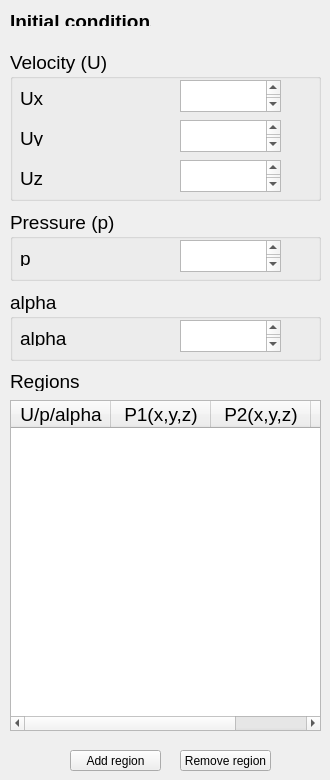
     <widget class="QWidget" name="InitialPage">
      <widget class="QLabel" name="label_16">
       <property name="geometry">
        <rect>
         <x>10</x>
         <y>10</y>
         <width>141</width>
         <height>16</height>
        </rect>
       </property>
       <property name="font">
        <font>
         <pointsize>14</pointsize>
        </font>
       </property>
       <property name="text">
        <string>&lt;html&gt;&lt;head/&gt;&lt;body&gt;&lt;p&gt;&lt;span style=&quot; font-weight:600;&quot;&gt;Initial conditions&lt;/span&gt;&lt;/p&gt;&lt;/body&gt;&lt;/html&gt;</string>
       </property>
      </widget>
      <widget class="QGroupBox" name="groupBox_3">
       <property name="geometry">
        <rect>
         <x>10</x>
         <y>50</y>
         <width>311</width>
         <height>151</height>
        </rect>
       </property>
       <property name="font">
        <font>
         <pointsize>14</pointsize>
        </font>
       </property>
       <property name="title">
        <string>Velocity (U)</string>
       </property>
       <widget class="QLabel" name="B1_Label_8">
        <property name="geometry">
         <rect>
          <x>10</x>
          <y>40</y>
          <width>131</width>
          <height>16</height>
         </rect>
        </property>
        <property name="font">
         <font>
          <pointsize>14</pointsize>
         </font>
        </property>
        <property name="text">
         <string>Ux</string>
        </property>
        <property name="alignment">
         <set>Qt::AlignLeading|Qt::AlignLeft|Qt::AlignVCenter</set>
        </property>
        <property name="wordWrap">
         <bool>true</bool>
        </property>
       </widget>
       <widget class="QTextEdit" name="B1_TEdit_8">
        <property name="geometry">
         <rect>
          <x>170</x>
          <y>30</y>
          <width>101</width>
          <height>32</height>
         </rect>
        </property>
        <property name="font">
         <font>
          <pointsize>14</pointsize>
         </font>
        </property>
        <property name="styleSheet">
         <string notr="true">QPushButton#SetWorkDirBut { background-color: rgb(255, 255, 255) }</string>
        </property>
        <property name="tabChangesFocus">
         <bool>true</bool>
        </property>
        <property name="acceptRichText">
         <bool>false</bool>
        </property>
       </widget>
       <widget class="QLabel" name="B1_Label_9">
        <property name="geometry">
         <rect>
          <x>10</x>
          <y>80</y>
          <width>131</width>
          <height>16</height>
         </rect>
        </property>
        <property name="font">
         <font>
          <pointsize>14</pointsize>
         </font>
        </property>
        <property name="text">
         <string>Uy</string>
        </property>
        <property name="alignment">
         <set>Qt::AlignLeading|Qt::AlignLeft|Qt::AlignVCenter</set>
        </property>
        <property name="wordWrap">
         <bool>true</bool>
        </property>
       </widget>
       <widget class="QTextEdit" name="B1_TEdit_9">
        <property name="geometry">
         <rect>
          <x>170</x>
          <y>70</y>
          <width>101</width>
          <height>32</height>
         </rect>
        </property>
        <property name="font">
         <font>
          <pointsize>14</pointsize>
         </font>
        </property>
        <property name="styleSheet">
         <string notr="true">QPushButton#SetWorkDirBut { background-color: rgb(255, 255, 255) }</string>
        </property>
        <property name="tabChangesFocus">
         <bool>true</bool>
        </property>
        <property name="acceptRichText">
         <bool>false</bool>
        </property>
       </widget>
       <widget class="QTextEdit" name="B1_TEdit_10">
        <property name="geometry">
         <rect>
          <x>170</x>
          <y>110</y>
          <width>101</width>
          <height>32</height>
         </rect>
        </property>
        <property name="font">
         <font>
          <pointsize>14</pointsize>
         </font>
        </property>
        <property name="styleSheet">
         <string notr="true">QPushButton#SetWorkDirBut { background-color: rgb(255, 255, 255) }</string>
        </property>
        <property name="tabChangesFocus">
         <bool>true</bool>
        </property>
        <property name="acceptRichText">
         <bool>false</bool>
        </property>
       </widget>
       <widget class="QLabel" name="B1_Label_10">
        <property name="geometry">
         <rect>
          <x>10</x>
          <y>120</y>
          <width>131</width>
          <height>16</height>
         </rect>
        </property>
        <property name="font">
         <font>
          <pointsize>14</pointsize>
         </font>
        </property>
        <property name="text">
         <string>Uz</string>
        </property>
        <property name="alignment">
         <set>Qt::AlignLeading|Qt::AlignLeft|Qt::AlignVCenter</set>
        </property>
        <property name="wordWrap">
         <bool>true</bool>
        </property>
       </widget>
      </widget>
      <widget class="QGroupBox" name="groupBox_4">
       <property name="geometry">
        <rect>
         <x>10</x>
         <y>210</y>
         <width>311</width>
         <height>71</height>
        </rect>
       </property>
       <property name="font">
        <font>
         <pointsize>14</pointsize>
        </font>
       </property>
       <property name="title">
        <string>Pressure (p)</string>
       </property>
       <widget class="QLabel" name="B1_Label_11">
        <property name="geometry">
         <rect>
          <x>10</x>
          <y>40</y>
          <width>131</width>
          <height>16</height>
         </rect>
        </property>
        <property name="font">
         <font>
          <pointsize>14</pointsize>
         </font>
        </property>
        <property name="text">
         <string>p</string>
        </property>
        <property name="alignment">
         <set>Qt::AlignLeading|Qt::AlignLeft|Qt::AlignVCenter</set>
        </property>
        <property name="wordWrap">
         <bool>true</bool>
        </property>
       </widget>
       <widget class="QTextEdit" name="B1_TEdit_11">
        <property name="geometry">
         <rect>
          <x>170</x>
          <y>30</y>
          <width>101</width>
          <height>32</height>
         </rect>
        </property>
        <property name="font">
         <font>
          <pointsize>14</pointsize>
         </font>
        </property>
        <property name="styleSheet">
         <string notr="true">QPushButton#SetWorkDirBut { background-color: rgb(255, 255, 255) }</string>
        </property>
        <property name="tabChangesFocus">
         <bool>true</bool>
        </property>
        <property name="acceptRichText">
         <bool>false</bool>
        </property>
       </widget>
      </widget>
      <widget class="QGroupBox" name="groupBox_5">
       <property name="geometry">
        <rect>
         <x>10</x>
         <y>290</y>
         <width>311</width>
         <height>71</height>
        </rect>
       </property>
       <property name="font">
        <font>
         <pointsize>14</pointsize>
        </font>
       </property>
       <property name="title">
        <string>alpha</string>
       </property>
       <widget class="QLabel" name="B1_Label_12">
        <property name="geometry">
         <rect>
          <x>10</x>
          <y>40</y>
          <width>131</width>
          <height>16</height>
         </rect>
        </property>
        <property name="font">
         <font>
          <pointsize>14</pointsize>
         </font>
        </property>
        <property name="text">
         <string>alpha</string>
        </property>
        <property name="alignment">
         <set>Qt::AlignLeading|Qt::AlignLeft|Qt::AlignVCenter</set>
        </property>
        <property name="wordWrap">
         <bool>true</bool>
        </property>
       </widget>
       <widget class="QTextEdit" name="B1_TEdit_12">
        <property name="geometry">
         <rect>
          <x>170</x>
          <y>30</y>
          <width>101</width>
          <height>32</height>
         </rect>
        </property>
        <property name="font">
         <font>
          <pointsize>14</pointsize>
         </font>
        </property>
        <property name="styleSheet">
         <string notr="true">QPushButton#SetWorkDirBut { background-color: rgb(255, 255, 255) }</string>
        </property>
        <property name="tabChangesFocus">
         <bool>true</bool>
        </property>
        <property name="acceptRichText">
         <bool>false</bool>
        </property>
       </widget>
      </widget>
      <widget class="QTableWidget" name="GeoB_InterfaceTable_5">
       <property name="geometry">
        <rect>
         <x>10</x>
         <y>400</y>
         <width>311</width>
         <height>331</height>
        </rect>
       </property>
       <property name="alternatingRowColors">
        <bool>true</bool>
       </property>
       <column>
        <property name="text">
         <string>U/p/alpha</string>
        </property>
        <property name="font">
         <font>
          <pointsize>14</pointsize>
         </font>
        </property>
        <property name="textAlignment">
         <set>AlignCenter</set>
        </property>
       </column>
       <column>
        <property name="text">
         <string>P1(x,y,z)</string>
        </property>
        <property name="font">
         <font>
          <pointsize>14</pointsize>
         </font>
        </property>
        <property name="textAlignment">
         <set>AlignCenter</set>
        </property>
       </column>
       <column>
        <property name="text">
         <string>P2(x,y,z)</string>
        </property>
        <property name="font">
         <font>
          <pointsize>14</pointsize>
         </font>
        </property>
        <property name="textAlignment">
         <set>AlignCenter</set>
        </property>
       </column>
       <column>
        <property name="text">
         <string>Value</string>
        </property>
        <property name="font">
         <font>
          <pointsize>14</pointsize>
         </font>
        </property>
        <property name="textAlignment">
         <set>AlignCenter</set>
        </property>
       </column>
      </widget>
      <widget class="QToolButton" name="GeoB_AddPoint_5">
       <property name="geometry">
        <rect>
         <x>70</x>
         <y>750</y>
         <width>91</width>
         <height>21</height>
        </rect>
       </property>
       <property name="text">
        <string>Add region</string>
       </property>
      </widget>
      <widget class="QLabel" name="GeoC_BathfileLabel_10">
       <property name="geometry">
        <rect>
         <x>10</x>
         <y>370</y>
         <width>151</width>
         <height>21</height>
        </rect>
       </property>
       <property name="font">
        <font>
         <pointsize>14</pointsize>
        </font>
       </property>
       <property name="focusPolicy">
        <enum>Qt::ClickFocus</enum>
       </property>
       <property name="text">
        <string>&lt;html&gt;&lt;head/&gt;&lt;body&gt;&lt;p&gt;Regions&lt;/p&gt;&lt;/body&gt;&lt;/html&gt;</string>
       </property>
      </widget>
      <widget class="QToolButton" name="GeoB_RemPoint_5">
       <property name="geometry">
        <rect>
         <x>180</x>
         <y>750</y>
         <width>91</width>
         <height>21</height>
        </rect>
       </property>
       <property name="text">
        <string>Remove region</string>
       </property>
      </widget>
     </widget>
